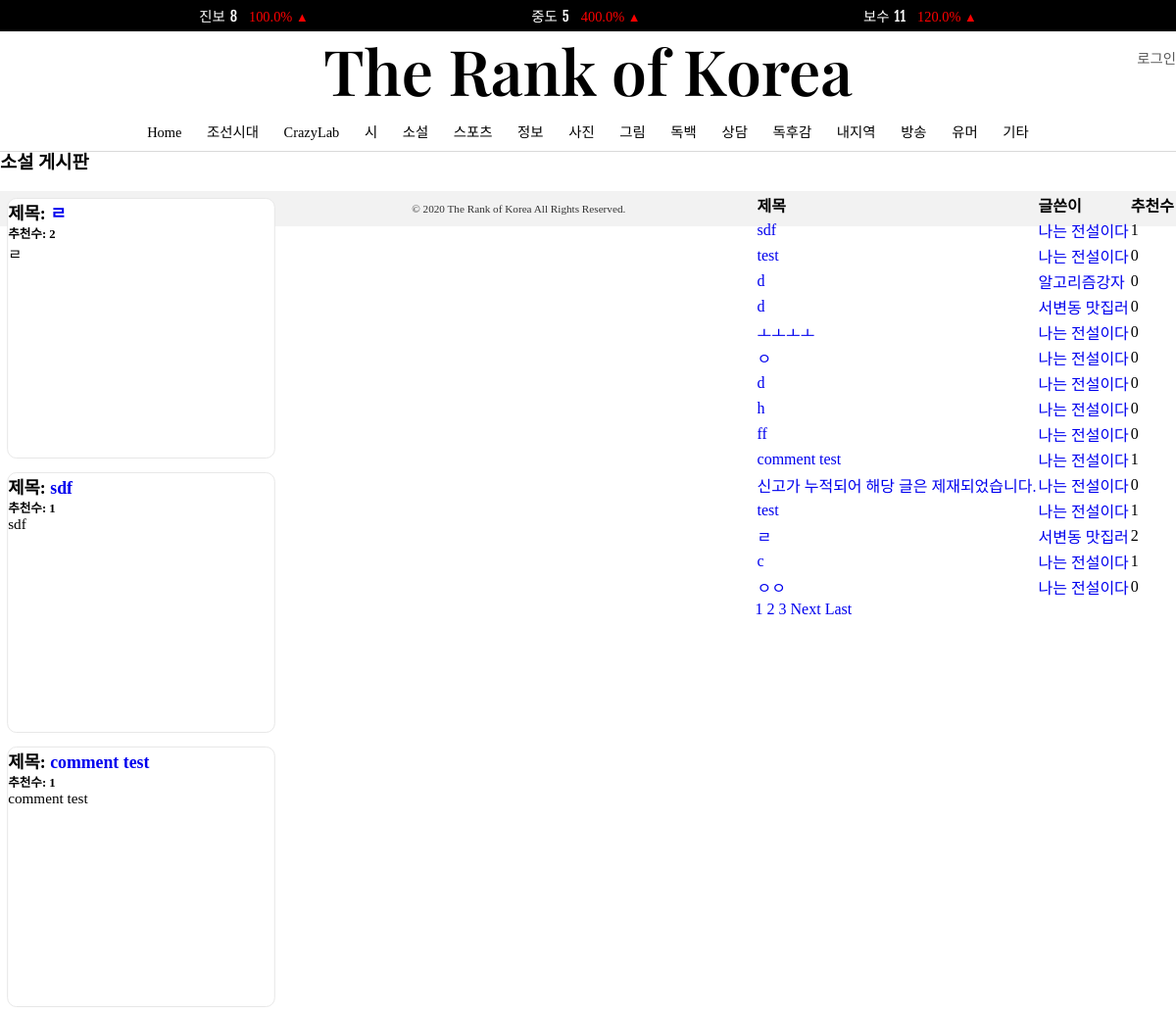
Screenshot of /reality/novel with the database file from the repository.
### reality/models.py (models this page shows, shortened)
class Post(models.Model):
    title = models.CharField(max_length=50)
    category = models.ForeignKey(Category, on_delete=models.CASCADE, null=False)
    contents = models.TextField(max_length=1400)
    date_posted = models.DateTimeField(auto_now_add=True)
    author = models.ForeignKey(User, on_delete=models.CASCADE, related_name='reality_post_author')
    all_recommend = models.IntegerField(default=0, null=True)
    recommend = models.ManyToManyField(User, related_name='reality_recommend', blank=True)
    scrap = models.ManyToManyField(User, related_name='reality_scrap', blank=True)
    accused = models.PositiveIntegerField(default=0, null=True)
    def get_absolute_url(self):
        return reverse('reality:reality_detail', args=[self.id])
    @property
    def is_recent(self):
        now = timezone.localtime()
        return (self.date_posted + timedelta(hours=1)) > now
    class Meta:
        ordering = ["-date_posted"]

### users/models.py (models this page shows, shortened)
class Profile(models.Model):
    user = models.OneToOneField(User, on_delete=models.CASCADE)
    image = models.ImageField(default='default.jpg', upload_to='profile_pics')
    dream = models.CharField(max_length=10, null=True)
    hobby = models.CharField(max_length=10, null=True)
    nickname = models.CharField(max_length=10, null=True, unique=True)
    interest = models.CharField(max_length=20, null=True)

### reality/views.py (the view)
# urls.py: path('novel', NovelListView.as_view(), name = 'novel_list'),
class NovelListView(ListView):
    model = Post
    template_name = 'reality/novel_list.html'
    context_object_name = 'posts'
    paginate_by = 15
    def get_queryset(self):
        return Post.objects.filter(category__name='소설').select_related('author').prefetch_related(
            'author__profile').only('title', 'all_recommend', 'author','date_posted')
    def get_context_data(self, **kwargs):
        context = super(NovelListView, self).get_context_data(**kwargs)
        context['tops'] = Post.objects.filter(category__name='소설').only(
            'title', 'contents', 'all_recommend').order_by('-all_recommend','-date_posted')[:3]
        return context

### reality/templates/reality/novel_list.html (shortened to what this page needs)
{% extends 'base.html' %}
{% block content %}
<h3>소설 게시판</h3><br>
<div style="width:100%">
  <div class="row"  style="float:left">
  {% for top in tops %}
    <div class="col-12 col-xl-8 col-md-4">
      <div class="card" style="width:18rem;">
        <div class="card-body">
					<h3 class="card-title">제목: <a href="{{ top.get_absolute_url }}">{{ top.title }}</a></h3>
          <h5 class="card-title">추천수: {{ top.all_recommend }}</h5>
          <p class="card-text">{{ top.contents }}</p>
          <br>
        </div>
      </div>
    </div>
  {% endfor %}
  </div>
  <div class="row" style="float:right">
    <div class = 'col-12 col-xl-8 col-md-4'>
      <table class="table">
        <thead class="thead-dark">
          <tr>
            <th scope="col">제목</th>
            <th scope="col">글쓴이</th>
            <th scope="col">추천수</th>
          </tr>
        </thead>
        <tbody>
          {% for post in posts %}
          <tr>
            <td>
							<a href="{{ post.get_absolute_url }}">{{ post.title }}</a>
						</td>
            <td><a href="{% url 'get_user_profile' post.author.profile.nickname %}">{{ post.author.profile.nickname }}</a></td>
            <td>{{ post.all_recommend }}</td>
          </tr>
        {% endfor %}
        </tbody>
      </table>
      {% if is_paginated %}
        {% for num in page_obj.paginator.page_range %}
          {% if page_obj.number == num %}
            <a class="btn btn-info mb-4" href="?page={{ num }}">{{ num }}</a>
          {% elif num > page_obj.number|add:'-3' and num < page_obj.number|add:'3' %}
            <a class="btn btn-outline-info mb-4" href="?page={{ num }}">{{ num }}</a>
          {% endif %}
        {% endfor %}
        {% if page_obj.has_next %}
          <a class="btn btn-outline-info mb-4" href="?page={{ page_obj.next_page_number }}">Next</a>
          <a class="btn btn-outline-info mb-4" href="?page={{ page_obj.paginator.num_pages }}">Last</a>
        {% endif %}
      {% endif %}
      <br>
      <br>
  </div>
</div>
{% endblock %}

### static/css/style.css (style rules this page uses)
* { margin:0; padding:0; box-sizing: border-box; }
html { height: 100%; }
body { overflow-y: auto; padding-top: 150px; height: 100%; }
.default-article-list-table td,tr { padding:9px 5px; text-align: left; }
.card { width: 220px; height: 280px; background: #fff; position: relative; border-radius: 10px; box-shadow: 0; overflow: hidden; border:1px solid #e6e6e6; transform: scale(0.95); transition: transform .4s ease-in-out; }

### rows the page displays
Post: title "ㄹ", all_recommend "2", contents "ㄹ", author.profile.nickname "서변동 맛집러"
Post: title "sdf", all_recommend "1", contents "sdf", author.profile.nickname "나는 전설이다"
Post: title "comment test", all_recommend "1", contents "comment test", author.profile.nickname "나는 전설이다"
Post: title "test", author.profile.nickname "나는 전설이다", all_recommend "0"
Post: title "d", author.profile.nickname "알고리즘강자", all_recommend "0"
Post: title "d", author.profile.nickname "서변동 맛집러", all_recommend "0"
Post: title "ㅗㅗㅗㅗ", author.profile.nickname "나는 전설이다", all_recommend "0"
Post: title "ㅇ", author.profile.nickname "나는 전설이다", all_recommend "0"
Post: title "d", author.profile.nickname "나는 전설이다", all_recommend "0"
Post: title "h", author.profile.nickname "나는 전설이다", all_recommend "0"
Post: title "ff", author.profile.nickname "나는 전설이다", all_recommend "0"
Post: title "신고가 누적되어 해당 글은 제재되었습니다.", author.profile.nickname "나는 전설이다", all_recommend "0"
Post: title "test", author.profile.nickname "나는 전설이다", all_recommend "1"
Post: title "c", author.profile.nickname "나는 전설이다", all_recommend "1"
Post: title "ㅇㅇ", author.profile.nickname "나는 전설이다", all_recommend "0"

### other values shown
{{ num_progressivism }} "8"
{{ RateOfIncrease_progressivism }} "100.0"
{{ num_centrism }} "5"
{{ RateOfIncrease_centrism }} "400.0"
{{ num_conservatism }} "11"
{{ RateOfIncrease_conservatism }} "120.0"
{{ num }} "1"
{{ num }} "2" "3"
